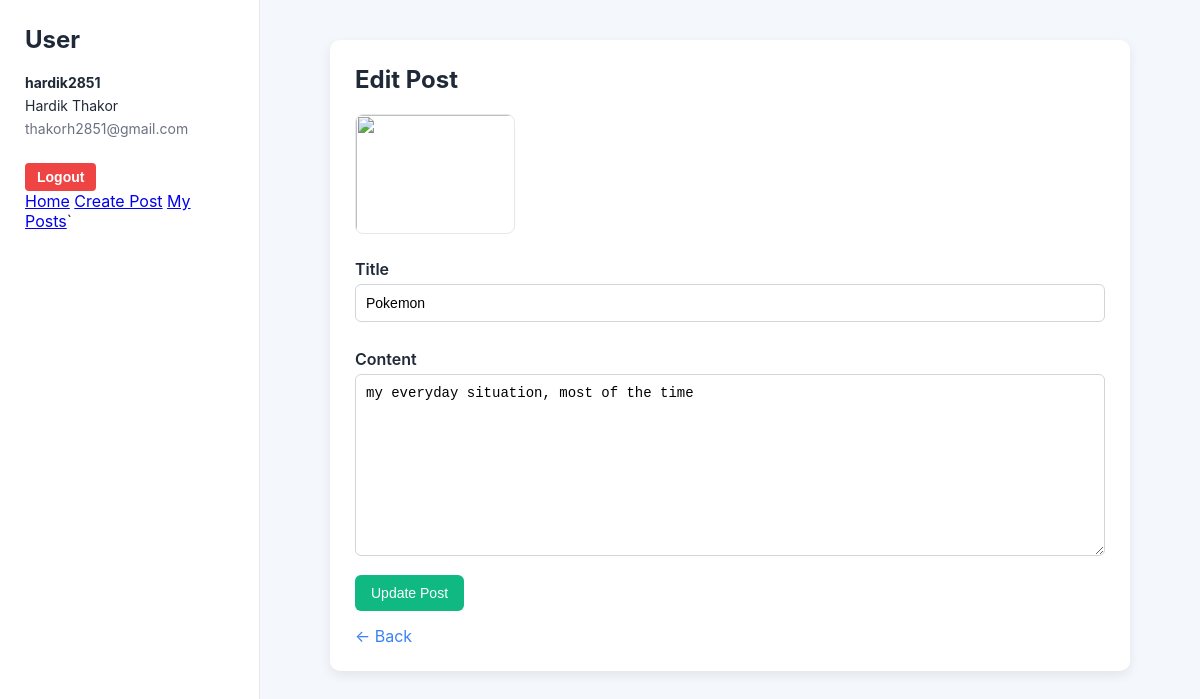
The page /blogs/edit/6/ (signed in) on the database its author committed.
### users/models.py (models this page shows, shortened)
class User(AbstractUser):
    email = models.EmailField(unique=True)

### blogs/models.py (models this page shows, shortened)
class Post(models.Model):
    title = models.CharField(max_length=200)
    maincontent = models.TextField()
    author = models.ForeignKey(
        settings.AUTH_USER_MODEL,
        on_delete=models.CASCADE,
        related_name="posts"
    )
    datecreated = models.DateTimeField(auto_now_add=True)
    dateedited = models.DateTimeField(auto_now=True)
    image = CloudinaryField('image', blank=True, null=True)

### blogs/views.py (the view)
# urls.py: path('edit/<int:post_id>/',editpost,name='editpost')
@login_required
def editpost(request,post_id):
    post = get_object_or_404(Post, id=post_id)
    if request.user != post.author:
        return redirect('blogs:home')
    if request.method == "POST":
        form = EditPostForm(request.POST, instance=post)
        if form.is_valid():
            form.save()
            return redirect('blogs:postdetail', post.id)
    else:
        form = PostForm(instance=post)
    return render(request, 'blogs/editpost.html', {
        'form': form,
        'post': post
    })

### blogs/forms.py (shortened to what this page needs)
class PostForm(forms.ModelForm):
    class Meta:
        model = Post
        fields = ['title', 'maincontent','image']

### blogs/templates/blogs/editpost.html (shortened to what this page needs)
{% extends 'base.html' %}
{% load static %}
{% block extra_css %}
<link rel="stylesheet" href="{% static 'css/blogs.css' %}">
{% endblock %}
{% block content %}
<div class="edit-container">
    <h1>Edit Post</h1>
    {% if post.image %}
        <div class="edit-image-preview">
            <img src="{{ post.image.url }}">
        </div>
    {% endif %}
    <form method="POST">
        <label>Title</label>
        {{ form.title }}
        <label>Content</label>
        {{ form.maincontent }}
        <button type="submit" class="edit-btn">Update Post</button>
    </form>
    <a href="{% url 'blogs:myposts' %}" class="back-link">← Back</a>
</div>
{% endblock %}

### templates/base.html (shortened to what this page needs)
{% load static %}
<!DOCTYPE html>
<html lang="en">
<head>
    <link rel="stylesheet" href="{% static 'css/base.css' %}">
    {% block extra_css %}{% endblock %}
</head>
<body>
    <div class="layout">
        {% if user.is_authenticated %}
        <aside class="sidebar">
            <h2>User</h2>
            <div class="user-info">
                <p><strong>{{ user.username }}</strong></p>
                <p>{{ user.first_name }} {{ user.last_name }}</p>
                <p class="email">{{ user.email }}</p>
            </div>
            <form method="POST" action="{% url 'users:logout' %}">
                <button class="btn logout-btn" type="submit">Logout</button>
            </form>
            <nav class="navbar">
                <div class="nav-center">
                    <a href="{% url 'blogs:home' %}" class="nav-link">Home</a>
                    <a href="{% url 'blogs:createpost' %}" class="nav-link">Create Post</a>
                    <a href="{% url 'blogs:myposts' %}">My Posts</a>`
                </div>
            </nav>
        </aside>
        {% endif %}
        <main class="main-content">
            {% block content %}
            {% endblock %}
        </main>
    </div>
</body>
</html>

### static/css/base.css (style rules this page uses)
* { margin:0; padding:0; box-sizing:border-box; }
body { font-family:-apple-system,BlinkMacSystemFont,"Segoe UI",Roboto,sans-serif; background:#f4f7fb; color:#1f2937; }
.layout { display:flex; min-height:100vh; }
.sidebar { width:260px; background:white; padding:25px; border-right:1px solid #e5e7eb; }
.sidebar h2 { margin-bottom:20px; }
.user-info p { margin-bottom:6px; font-size:14px; }
.email { color:#6b7280; font-size:13px; }
.btn { display:inline-block; padding:10px 18px; border-radius:6px; font-weight:600; text-decoration:none; border:none; cursor:pointer; }
.logout-btn { background:#ef4444; color:white; margin-top:20px; }
.main-content { flex:1; padding:40px; }

### static/css/blogs.css (style rules this page uses)
.btn { padding: 6px 12px; border-radius: 4px; text-decoration: none; border: none; cursor: pointer; font-size: 14px; }
.edit-btn { background-color: #3b82f6; color: white; }
.edit-container { max-width: 800px; margin: 0 auto; background-color: #ffffff; padding: 25px; border-radius: 10px; box-shadow: 0 4px 12px rgba(0, 0, 0, 0.08); }
.edit-container h1 { margin-bottom: 20px; font-size: 24px; }
.edit-image-preview { margin-bottom: 20px; }
.edit-image-preview img { width: 160px; height: 120px; object-fit: cover; object-position: center; border-radius: 8px; border: 1px solid #e5e7eb; }
.edit-container label { font-weight: 600; display: block; margin-top: 12px; margin-bottom: 5px; }
.edit-container input, .edit-container textarea { width: 100%; padding: 10px; border: 1px solid #d1d5db; border-radius: 6px; font-size: 14px; margin-bottom: 15px; }
.edit-container textarea { min-height: 160px; resize: vertical; }
.edit-btn { background-color: #10b981; color: white; padding: 10px 16px; border: none; border-radius: 6px; cursor: pointer; font-size: 14px; }
.back-link { display: inline-block; margin-top: 15px; color: #3b82f6; text-decoration: none; }

### rows shown on the page
User: username "hardik2851", first_name "Hardik", last_name "Thakor", email "thakorh2851@gmail.com"
Post: title "Pokemon", maincontent "my everyday situation, most of the time"
